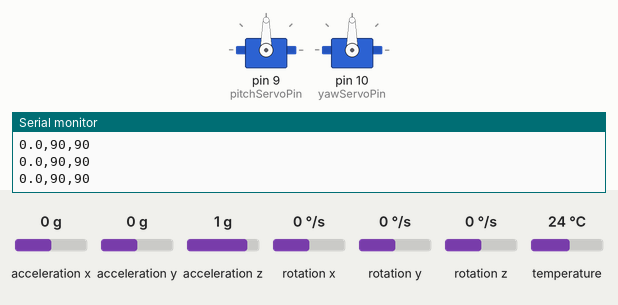
Bench run of a sketch on a simulated Arduino Nano, built with avr-gcc and run on an emulated ATmega328P. On the bench: 2 × servo, the last lines printed to the serial monitor. Inputs (shaded band) come from the test bench; at power-on: acceleration x 0 g, acceleration y 0 g, rotation x 0 °/s, acceleration z 1 g, rotation y 0 °/s, rotation z 0 °/s, temperature 24 °C.

Above: at 3.3 s.
3.4 s: acceleration x set to -1.4 g
At 4.1 s:
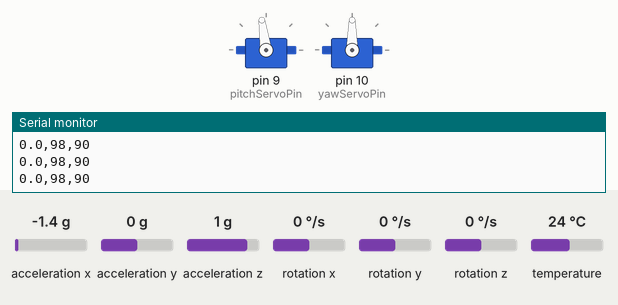
6.4 s: acceleration y set to -1.4 g
At 7.6 s:
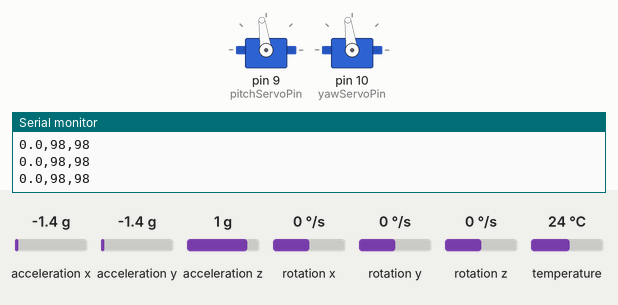
9.4 s: rotation x set to 100 °/s
At 10.7 s:
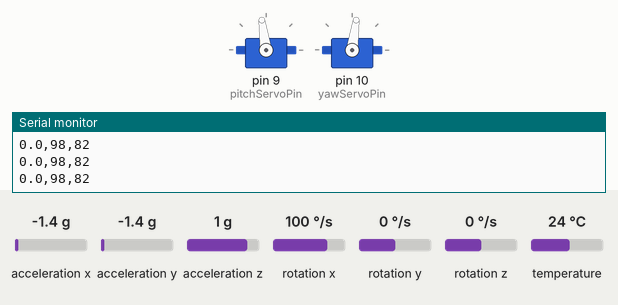
11.2 s: acceleration z set to -1.4 g
At 11.96 s:
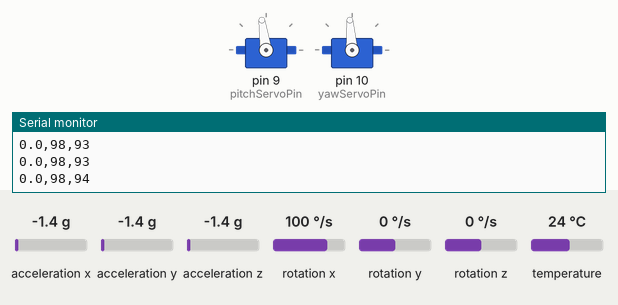
Timing chart, 0 to 14.2 s (numbered marks = the images above; inputs shaded):
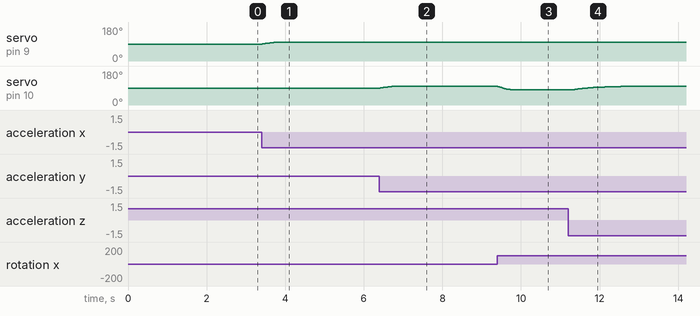

The sketch:

nano_tvc.ino
```cpp
#include <Wire.h>
#include <Adafruit_MPU6050.h>
#include <Adafruit_Sensor.h>
#include <Servo.h>

// TVC gimbal controller — mirrors dynStep() in tvc-visualizer.html (Mission tab):
//   PD controller -> gimbal command, clamped to ±GMAX, slew-rate limited to GRATE.
// Hardware: Arduino Nano + MPU6050 + 2 servos. No A2212 motor/ESC yet, so throttle is fixed.

// Printed at boot; the visualizer shows it in the LINK table. Bump with CHANGELOG.md.
const char FW_VERSION[] = "1.0.0";

Adafruit_MPU6050 mpu;
Servo pitchServo;
Servo yawServo;

// Define servo pins
const int pitchServoPin = 9;
const int yawServoPin = 10;

// ---------- Controller constants (same as the visualizer) ----------
const float KP    = 9.0;            // proportional gain   (uP = 9·e − 5·w)
const float KD    = 5.0;            // derivative gain
const float KT    = 30.0;           // gimbal authority (thrust torque ≈ −KT·thr·sin(gimbal))
const float GMAX  = 8.0 * DEG_TO_RAD;   // gimbal limit
const float GRATE = 60.0 * DEG_TO_RAD;  // servo slew-rate limit (rad/s)

// No motor yet: run as if the engine is at full throttle so the gimbal always steers.
// Once the A2212 + ESC is in, set this from the throttle command (below 0.05 the nozzle re-centres).
float throttle = 1.0;

// ---------- Hardware mapping ----------
const float SERVO_PER_GIMBAL = 1.0; // servo degrees per gimbal degree (linkage ratio)
const int   PITCH_DIR = 1;          // flip to -1 if that servo pushes the wrong way
const int   YAW_DIR   = 1;
const float PITCH_TRIM = 0.0;       // degrees; adjust if "upright" doesn't read 0
const float YAW_TRIM   = 0.0;

// Complementary filter: trust the gyro short-term, the accelerometer long-term
const float ALPHA = 0.98;

// Telemetry: true = servo angles (90 = neutral), matches the visualizer's default
// "Data is servo angles" checkbox. false = vehicle attitude in degrees (untick that box).
const bool TELEMETRY_SERVO = true;

const unsigned long LOOP_US = 10000;      // 100 Hz control loop
const unsigned long TELEMETRY_MS = 50;    // 20 Hz serial output

// ---------- State ----------
float pitch = 0, yaw = 0, roll = 0;       // attitude (rad), pitch/yaw 0 = upright
float gp = 0, gy = 0;                     // gimbal angles (rad)
float biasX = 0, biasY = 0, biasZ = 0;    // gyro bias (rad/s)
unsigned long lastLoop = 0, lastTelemetry = 0;

// Tilt from gravity, sensor Z axis = rocket long axis (pointing up)
float accelPitch(const sensors_event_t &a) { return atan2(-a.acceleration.x, a.acceleration.z) - PITCH_TRIM * DEG_TO_RAD; }
float accelYaw(const sensors_event_t &a)   { return atan2(-a.acceleration.y, a.acceleration.z) - YAW_TRIM * DEG_TO_RAD; }

void calibrateGyro() {
  // Keep the rocket still during startup
  const int N = 500;
  sensors_event_t a, g, temp;
  for (int i = 0; i < N; i++) {
    mpu.getEvent(&a, &g, &temp);
    biasX += g.gyro.x; biasY += g.gyro.y; biasZ += g.gyro.z;
    delay(2);
  }
  biasX /= N; biasY /= N; biasZ /= N;

  mpu.getEvent(&a, &g, &temp);
  pitch = accelPitch(a);
  yaw = accelYaw(a);
}

// One axis of the TVC controller. e = target − angle (target = upright = 0).
void gimbalStep(float angle, float rate, float &g, float dt) {
  float step = GRATE * dt;
  if (throttle > 0.05) {
    float u = KP * (0 - angle) - KD * rate;
    float cmd = constrain(-u / (KT * throttle), -GMAX, GMAX);
    g += constrain(cmd - g, -step, step);
  } else {
    g += constrain(-g, -step, step);   // engine off: nozzle re-centres
  }
}

int servoAngle(float g, int dir) {
  int angle = round(90 + dir * g * RAD_TO_DEG * SERVO_PER_GIMBAL);
  return constrain(angle, 45, 135);   // safe servo limits
}

void setup() {
  Serial.begin(115200);
  while (!Serial) {
    delay(10);
  }
  Serial.print("TVC firmware v");
  Serial.println(FW_VERSION);

  // Attach servos and centre the nozzle
  pitchServo.attach(pitchServoPin);
  yawServo.attach(yawServoPin);
  pitchServo.write(90);
  yawServo.write(90);

  // Initialize MPU6050
  if (!mpu.begin()) {
    Serial.println("Failed to find MPU6050 chip");
    while (1) {
      delay(10);
    }
  }
  Wire.setClock(400000);

  mpu.setAccelerometerRange(MPU6050_RANGE_8_G);
  mpu.setGyroRange(MPU6050_RANGE_500_DEG);
  mpu.setFilterBandwidth(MPU6050_BAND_44_HZ);

  Serial.println("Calibrating gyro - keep still...");
  calibrateGyro();
  Serial.println("TVC Gimbal Hardware Initialized!");
  lastLoop = micros();
}

void loop() {
  unsigned long now = micros();
  if (now - lastLoop < LOOP_US) return;
  float dt = (now - lastLoop) * 1e-6;
  lastLoop = now;

  sensors_event_t a, g, temp;
  mpu.getEvent(&a, &g, &temp);

  // Body rates (rad/s), signs chosen to match the accel angles above
  float pitchRate = g.gyro.y - biasY;
  float yawRate   = -(g.gyro.x - biasX);
  float rollRate  = g.gyro.z - biasZ;   // no magnetometer, so roll is gyro-only and will drift

  pitch = ALPHA * (pitch + pitchRate * dt) + (1 - ALPHA) * accelPitch(a);
  yaw   = ALPHA * (yaw + yawRate * dt)     + (1 - ALPHA) * accelYaw(a);
  roll += rollRate * dt;

  gimbalStep(pitch, pitchRate, gp, dt);
  gimbalStep(yaw, yawRate, gy, dt);

  int pitchAngle = servoAngle(gp, PITCH_DIR);
  int yawAngle   = servoAngle(gy, YAW_DIR);

  // Move the servos
  pitchServo.write(pitchAngle);
  yawServo.write(yawAngle);

  // Send comma-separated values for the visualizer: roll,pitch,yaw
  if (millis() - lastTelemetry >= TELEMETRY_MS) {
    lastTelemetry = millis();
    Serial.print(roll * RAD_TO_DEG, 1);
    Serial.print(",");
    if (TELEMETRY_SERVO) {
      Serial.print(pitchAngle);
      Serial.print(",");
      Serial.println(yawAngle);
    } else {
      Serial.print(pitch * RAD_TO_DEG, 1);
      Serial.print(",");
      Serial.println(yaw * RAD_TO_DEG, 1);
    }
  }
}
```

Measured:
- after the input at 3.4 s, servo on pin 9 (pitchServoPin): 90° → 98° at once
- after the input at 6.4 s, servo on pin 10 (yawServoPin): 90° → 98° at once
- after the input at 9.4 s, servo on pin 10 (yawServoPin): moves from 98° to 82° over 0.32 s, starting at once
- after the input at 11.2 s, servo on pin 10 (yawServoPin): moves from 82° to 98° over 1.2 s, starting after 0.17 s
